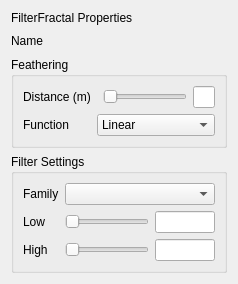
<?xml version="1.0" encoding="UTF-8"?>
<ui version="4.0">
 <class>FilterFractalForm</class>
 <widget class="QWidget" name="FilterFractalForm">
  <property name="geometry">
   <rect>
    <x>0</x>
    <y>0</y>
    <width>235</width>
    <height>261</height>
   </rect>
  </property>
  <property name="windowTitle">
   <string>Form</string>
  </property>
  <layout class="QVBoxLayout" name="verticalLayout">
   <item>
    <widget class="QLabel" name="affectorNameLabel">
     <property name="text">
      <string>FilterFractal Properties</string>
     </property>
    </widget>
   </item>
   <item>
    <layout class="QHBoxLayout" name="horizontalLayout">
     <item>
      <widget class="QLabel" name="nameLabel">
       <property name="text">
        <string>Name</string>
       </property>
      </widget>
     </item>
     <item>
      <widget class="QLabel" name="nameViewLabel">
       <property name="text">
        <string/>
       </property>
      </widget>
     </item>
     <item>
      <spacer name="horizontalSpacer">
       <property name="orientation">
        <enum>Qt::Horizontal</enum>
       </property>
       <property name="sizeHint" stdset="0">
        <size>
         <width>40</width>
         <height>20</height>
        </size>
       </property>
      </spacer>
     </item>
    </layout>
   </item>
   <item>
    <widget class="QGroupBox" name="featheringGroup">
     <property name="title">
      <string>Feathering</string>
     </property>
     <layout class="QGridLayout" name="gridLayout_2">
      <item row="0" column="3">
       <widget class="QLineEdit" name="distanceEdit"/>
      </item>
      <item row="1" column="0">
       <widget class="QLabel" name="functionLabel">
        <property name="text">
         <string>Function</string>
        </property>
       </widget>
      </item>
      <item row="0" column="0">
       <widget class="QLabel" name="distanceLabel">
        <property name="text">
         <string>Distance (m)</string>
        </property>
       </widget>
      </item>
      <item row="1" column="1" colspan="3">
       <widget class="QComboBox" name="functionComboBox">
        <item>
         <property name="text">
          <string>Linear</string>
         </property>
        </item>
        <item>
         <property name="text">
          <string>Ease In</string>
         </property>
        </item>
        <item>
         <property name="text">
          <string>Ease Out</string>
         </property>
        </item>
        <item>
         <property name="text">
          <string>Ease In/Out</string>
         </property>
        </item>
       </widget>
      </item>
      <item row="0" column="2">
       <widget class="QSlider" name="distanceSlider">
        <property name="sizePolicy">
         <sizepolicy hsizetype="Fixed" vsizetype="Fixed">
          <horstretch>0</horstretch>
          <verstretch>0</verstretch>
         </sizepolicy>
        </property>
        <property name="orientation">
         <enum>Qt::Horizontal</enum>
        </property>
       </widget>
      </item>
     </layout>
    </widget>
   </item>
   <item>
    <widget class="QGroupBox" name="filterSettingsGroup">
     <property name="title">
      <string>Filter Settings</string>
     </property>
     <layout class="QGridLayout" name="gridLayout">
      <item row="0" column="0" colspan="2">
       <widget class="QLabel" name="familyLabel">
        <property name="text">
         <string>Family</string>
        </property>
       </widget>
      </item>
      <item row="0" column="2" colspan="2">
       <widget class="QComboBox" name="familyComboBox"/>
      </item>
      <item row="1" column="0">
       <widget class="QLabel" name="lowLabel">
        <property name="text">
         <string>Low</string>
        </property>
       </widget>
      </item>
      <item row="1" column="3">
       <widget class="QLineEdit" name="lowEdit"/>
      </item>
      <item row="2" column="0" colspan="2">
       <widget class="QLabel" name="highLabel">
        <property name="text">
         <string>High</string>
        </property>
       </widget>
      </item>
      <item row="2" column="2">
       <widget class="QSlider" name="highSlider">
        <property name="orientation">
         <enum>Qt::Horizontal</enum>
        </property>
       </widget>
      </item>
      <item row="2" column="3">
       <widget class="QLineEdit" name="highEdit"/>
      </item>
      <item row="1" column="2">
       <widget class="QSlider" name="lowSlider">
        <property name="sizePolicy">
         <sizepolicy hsizetype="Fixed" vsizetype="Fixed">
          <horstretch>0</horstretch>
          <verstretch>0</verstretch>
         </sizepolicy>
        </property>
        <property name="orientation">
         <enum>Qt::Horizontal</enum>
        </property>
       </widget>
      </item>
     </layout>
    </widget>
   </item>
  </layout>
 </widget>
 <resources/>
 <connections/>
</ui>
